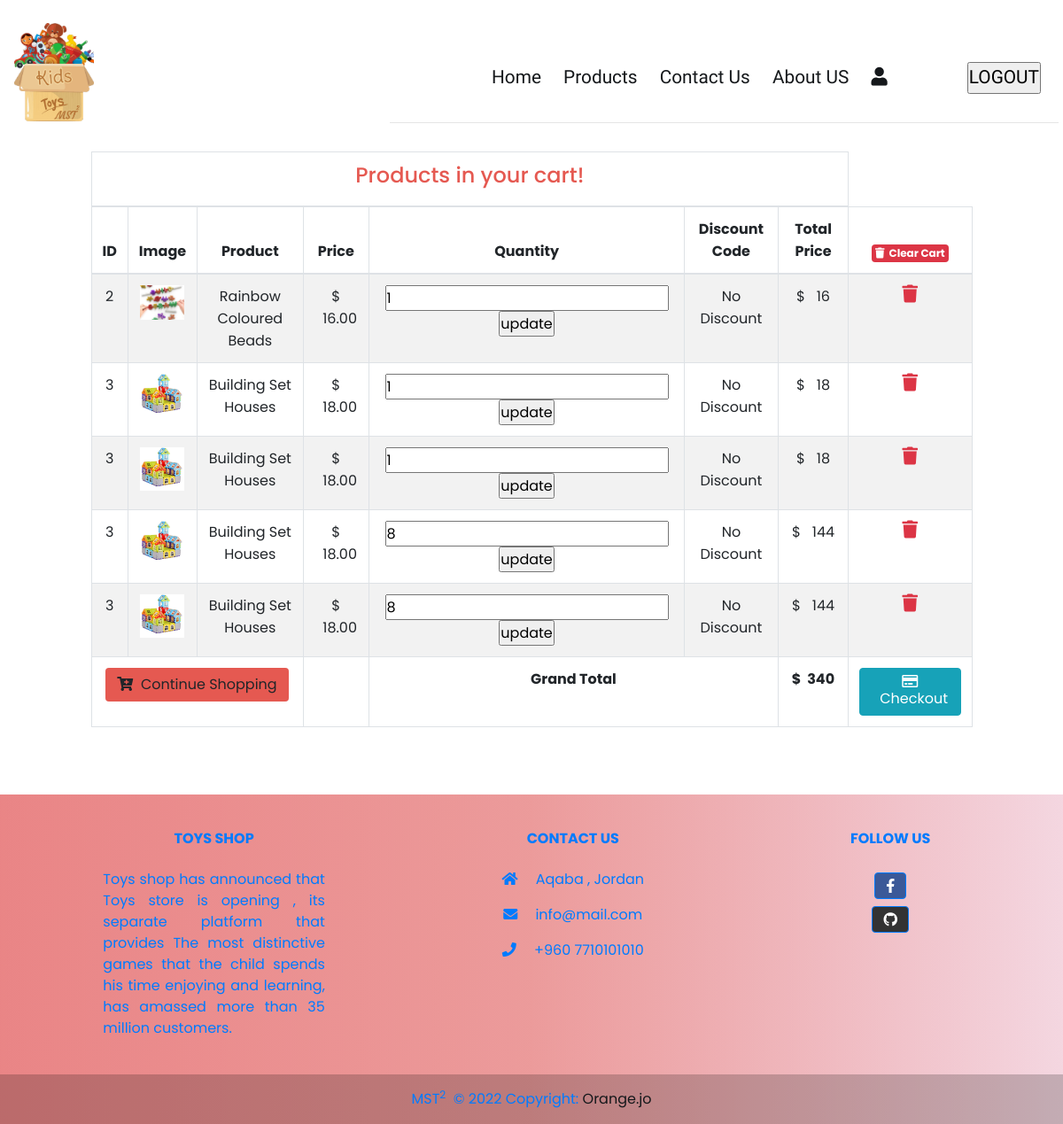
Screenshot of /Cart/cart.php with the database file from the repository.
### tables this page shows
CREATE TABLE `cart` (
  `cart_id` int(11) NOT NULL,
  `product_id` int(11) NOT NULL,
  `quantity` int(255) NOT NULL,
  `total_cart` decimal(10,0) NOT NULL,
  `coupon` varchar(255) NOT NULL,
  `id` int(11) NOT NULL
);

CREATE TABLE `products` (
  `product_id` int(255) NOT NULL,
  `product_name` varchar(255) NOT NULL,
  `description` varchar(255) NOT NULL,
  `price` decimal(14,0) NOT NULL,
  `status` int(1) NOT NULL,
  `category_id` int(255) NOT NULL,
  `code` varchar(11) NOT NULL,
  `img` varchar(255) NOT NULL,
  `discount` varchar(70) NOT NULL
);

### Cart/cart.php (the view, shortened to what this page needs)
<!DOCTYPE html>
<html lang="en">
<head>
<link rel="stylesheet" href="https://use.fontawesome.com/releases/v5.14.0/css/all.css%22%3E">
    <link rel="stylesheet" href="https://use.fontawesome.com/releases/v5.14.0/css/all.css">
    <link rel="stylesheet" href="https://stackpath.bootstrapcdn.com/bootstrap/4.5.2/css/bootstrap.min.css">
    <link rel="stylesheet" href="../style2.css">
</head>
<body>
<div class="navbar">
        <div class="logo"><img src="../img/logo_kids.gif" width="90px"> </div>
        <nav>
          <ul style="margin-right: 5%; font-family: 'Nunito', sans-serif;
font-family: 'Patrick Hand', cursive; ">
            <li><a href="../index.php">Home</a></li>
            <li><a href="../product/product.php">Products</a></li>
            <li><a href="../Welcome/ContactUs.html">Contact Us</a></li>
            <li><a href="../Welcome/AboutUs.html">About US</a></li>
            <li><a href="../User/User.php"><i class="fa fa-user" aria-hidden="true"></i></a></li>
            <li><?php echo '<br><br> <a href="../index.php"><input style="margin-left:78%" class="custom-btn btn-5" type="button" name="logout" value="LOGOUT"></a>'; ?></li>
          </ul>
          <hr style="width:70%; margin-left: 31%;">
        </nav>
      </div>
  <div class="container-fluied">
    <div class="row justify-content-center">
      <div class="col-lg-10">
        <div class="table-responsive mt-2">
          <table class="table table-bordered table-striped text-center">
            <thead>
              <tr>
                <td colspan="7">
                  <h4 style="color:#e55951">Products in your cart!</h4>
                </td>
              </tr>
              <tr>
                <th>ID</th>
                <th>Image</th>
                <th>Product</th>
                <th>Price</th>
                <th>Quantity</th>
                <th>Discount Code</th>
                <th>Total Price</th>
                <th>
                  <a href="cart.php?clear=all" class="badge-danger badge p-1" onclick="return confirm('Are you sure want to clear your cart?');">
                  <i class="fa fa-trash" aria-hidden="true"></i>&nbsp;&nbsp;Clear Cart</a>
                </th>
              </tr>
            </thead>
            <tbody>
              <?php
            include_once '../Configration/connection.php';
            $stmt = $conn->prepare('SELECT * FROM products INNER JOIN cart ON products.product_id=cart.product_id');
                $stmt->execute();
                $result = $stmt->get_result();
                $grand_total = 0;
                while ($row = $result->fetch_assoc()):
              ?>
              <tr>
                <td><?= $row['product_id'] ?></td>
                <td><img src="<?php echo $row['img'];?>" width="50"></td>
                <td><?= $row['product_name'] ?></td>
                <td>
                  $ &nbsp;&nbsp;<?= number_format($row['price'],2); ?>
                </td>
                <td>
                  <form  method="post">
                  <input type="number" name="update_quantity" min="1"  value="<?php echo $row['quantity']; ?>" >
                  <input type="submit" value="update" name="update_update_btn">
               </form>
              </td><?php $sub_total = ($row['price'] * $row['quantity']);?>
               <?php      $grand_total += $sub_total;?>
                <td><?php if($row['code']== "MST2"){
                          echo "- 10%" ;
                         }else{echo "No Discount";}?>
                </td>
                <td>$ &nbsp;&nbsp;<?php  if($row['code']== "MST2"){
                                        echo ($sub_total * (100-10) / 100);
                                        }else{echo $sub_total;} ?> </td>
                <td>
                  <a href="cart.php?remove=<?= $row['product_id'] ?>" class="text-danger lead" onclick="return confirm('Are you sure want to remove this item?');">
                  <i class="fa fa-trash" aria-hidden="true"></i></a>
                </td>
              </tr>
              <?php endwhile; ?>
              <tr>
                <td colspan="3">
                  <a href="../product/product.php" class="btn" style="background-color:#e55951"><i class="fas fa-cart-plus"></i>&nbsp;&nbsp;Continue
                    Shopping</a>
                </td><td></td>
                <td colspan="2"><b>Grand Total</b></td>
                <td><b>$&nbsp;&nbsp;<?php echo $grand_total; ?></b></td>
                <td>
                  <a href="../checkout/checkout.php" class="btn btn-info <?= ($grand_total > 1) ? '' : 'disabled'; ?>"><i class="far fa-credit-card"></i>&nbsp;&nbsp;Checkout</a>
                </td>
              </tr>
            </tbody>
          </table>
        </div>
      </div>
    </div>
  </div>
  <footer
            class="text-center text-lg-start text-primary"
            style="background: linear-gradient(to right, rgba(216, 112, 147, 0.377),rgba(216, 112, 147, 0.235), rgba(216, 112, 147, 0.087));margin-top:5%"
            >
  <div class="container-fluied">
    <footer class="text-center text-lg-start "
      style="background: linear-gradient(to right,  #e558519a,#e46a6493, rgba(216, 112, 147, 0.215));">
      <div class="container p-4 pb-0">
        <section class="">
          <div class="row">
            <div class="col-md-3 col-lg-3 col-xl-3 mx-auto mt-3">
              <h6 class="text-uppercase mb-4 font-weight-bold">
                Toys Shop
              </h6>
              <p style="text-align: justify; ">
                Toys shop has announced that Toys store is opening , its separate platform that provides The most
                distinctive games that the child spends his time enjoying and learning, has amassed more than 35 million
                customers.
              </p>
            </div>
            <div class="col-md-4 col-lg-3 col-xl-3 mx-auto mt-3">
              <h6 class="text-uppercase mb-4 font-weight-bold">Contact Us</h6>
              <p><i class="fas fa-home mr-3"></i> Aqaba , Jordan</p>
              <p><i class="fas fa-envelope mr-3"></i> info@mail.com</p>
              <p><i class="fas fa-phone mr-3"></i> +960 7710101010</p>
            </div>
            <div class="col-md-3 col-lg-2 col-xl-2 mx-auto mt-3">
              <h6 class="text-uppercase mb-4 font-weight-bold">Follow us</h6>
              <a class="btn btn-primary btn-floating m-1" style="background-color: #3b5998" href="https://web.facebook.com/ToysRUsME/?lng=en&subpath=en-qa&_rdc=1&_rdr" role="button"><i
                  class="fab fa-facebook-f"></i></a>
              <br>
              <a class="btn btn-primary btn-floating m-1" style="background-color: #333333"
                href="https://github.com/samaralkhamis/Project5PHP" role="button" target="_blank"><i class="fab fa-github"></i></a>
            </div>
          </div>
        </section>
      </div>
      <div class="text-center p-3" style="background-color: rgba(0, 0, 0, 0.2)">
        MST<sup>2</sup>&nbsp; © 2022 Copyright:
        <a href="https://www.orange.jo/ar/pages/default.aspx" target="_blank">Orange.jo</a>
      </div>
    </footer>
</body>
</html>

### rows the page displays
cart: product "2", product.img (picture), product.product_name "Rainbow Coloured Beads", product.price "16.00", update_quantity "1", product.price "16"
cart: product "3", product.img (picture), product.product_name "Building Set Houses", product.price "18.00", update_quantity "1", product.price "18"
cart: product "3", product.img (picture), product.product_name "Building Set Houses", product.price "18.00", update_quantity "1", product.price "18"
cart: product "3", product.img (picture), product.product_name "Building Set Houses", product.price "18.00", update_quantity "8", sub_total "144"
cart: product "3", product.img (picture), product.product_name "Building Set Houses", product.price "18.00", update_quantity "8", sub_total "144"

### other values shown
$grand_total "340"
